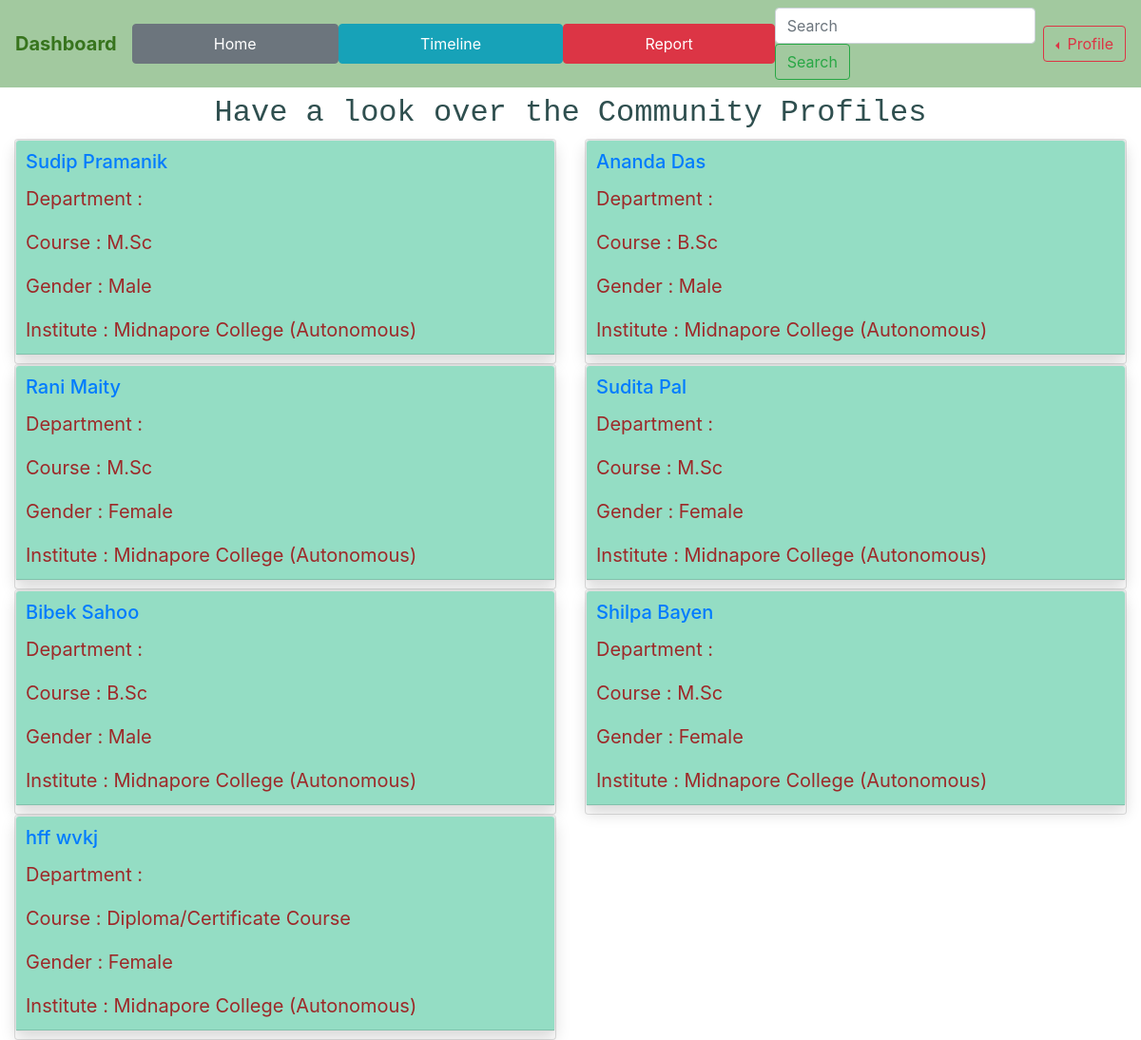
/dashboard/, run on the app's committed database.
### home/models.py (models this page shows, shortened)
class UserProfile(models.Model):
    user = models.OneToOneField(User, on_delete=models.CASCADE)
    institute = models.CharField(max_length=150, blank=False,null=False)
    course = models.CharField(max_length=150, blank=False,null=False)
    subject = models.CharField(max_length=150, blank=False,null=False)
    startingDate = models.DateField(null=False, blank=False)
    endingDate = models.DateField(null=False, blank=False)
    sex = models.CharField(max_length=10, blank=False, null=False)
    fullAddress = models.CharField(max_length=150, blank=False,null=False)
    city = models.CharField(max_length=150, blank=False,null=False)
    state = models.CharField(max_length=150, blank=False,null=False)
    zip = models.IntegerField(blank=False,null=False)

### home/views.py (the view)
# urls.py: path('dashboard/', views.dashboard, name='dashboard'),
def dashboard(request):
    profiles = UserProfile.objects.all()
    return render(request, 'dashboard.html', {'profiles':profiles})

### templates/dashboard.html (shortened to what this page needs)
{% extends 'base1.html' %}
{% block body %}
<div class="text-center my-2">
    <h2 class="text-monospace" style="color:darkslategrey">Have a look over the
        Community Profiles</h2>
</div>
<div class="container-fluid">
    <div class="row">
        {% for profile in profiles %}
        <div class="col-md-6">
            <div class="card">
                <div class="card mb-2 shadow">
                    <div class="card-header" style="background-color: #94ddc4;
                color: #9d2929;
                padding: 10px;
                font-size: 20px;">
                        <h5 class="card-title">
                            <a href="{% url 'profileDetails' profile.id %}">
                                {{ profile.user.first_name }} {{ profile.user.last_name }}
                            </a>
                        </h5>
                        <p class="card-text">Department : {{ profile.user.subject }}</p>
                        <p class="card-text">Course : {{ profile.course }}</p>
                        <p class="card-text">Gender : {{ profile.sex }}</p>
                        <p class="card-text">Institute : {{ profile.institute }}</p>
                    </div>
                </div>
            </div>
        </div>
        {% if forloop.counter|divisibleby:4 %}
    </div><div class="row">
        {% endif %}
        {% endfor %}
    </div>
</div>
{% endblock body %}

### templates/base1.html (shortened to what this page needs)
<!doctype html>
<html lang="en">
  <head>
    <link rel="stylesheet" href="https://cdn.jsdelivr.net/npm/bootstrap@4.3.1/dist/css/bootstrap.min.css">
  </head>
  <body>
    <nav class="navbar navbar-expand-lg" style="background-color: #a2c99f;">
      <span class="navbar-brand" style="color: #37741d; font-weight: bold;">Dashboard</span>
      <div class="collapse navbar-collapse" id="navbarSupportedContent">
        <ul class="navbar-nav">
          <li class="nav-item active">
            <a class="btn btn-secondary nav-link" href="/">Home<span class="sr-only">(current)</span></a>
          </li>
          <li class="nav-item">
            <a class="btn btn-info nav-link" href="#">Timeline</a>
          </li>
          <li class="nav-item">
            <a class="btn btn-danger nav-link" href="{% url 'contact' %}">Report</a>
          </li>
        </ul>
        <form class="form-inline flex-row my-2 my-lg-0">
          <input class="form-control mr-sm-2" type="search" placeholder="Search" aria-label="Search">
          <button class="btn btn-outline-success my-1 my-sm-0" type="submit">Search</button>
        </form>
      </div>
      <div class="btn-group dropleft" role="group">
        <button id="btnGroupDrop1" type="button" class="btn btn-outline-danger dropdown-toggle" data-toggle="dropdown" aria-haspopup="true" aria-expanded="false">
          Profile
        </button>
      </div>
    </nav>
    {% block body %} {% endblock body %}
  </body>
</html>

### templates/base1.html (style rules this page uses)
.navbar-nav { height: auto; width: 100%; justify-content: space-around; align-items: center; }
.navbar-nav .nav-item { flex-grow: 1; text-align: center; }
.navbar-nav .nav-link { color: #FFF; }

### data on the page
UserProfile: user.first_name "Sudip", user.last_name "Pramanik", course "M.Sc", sex "Male", institute "Midnapore College (Autonomous)"
UserProfile: user.first_name "Ananda", user.last_name "Das", course "B.Sc", sex "Male", institute "Midnapore College (Autonomous)"
UserProfile: user.first_name "Rani", user.last_name "Maity", course "M.Sc", sex "Female", institute "Midnapore College (Autonomous)"
UserProfile: user.first_name "Sudita", user.last_name "Pal", course "M.Sc", sex "Female", institute "Midnapore College (Autonomous)"
UserProfile: user.first_name "Bibek", user.last_name "Sahoo", course "B.Sc", sex "Male", institute "Midnapore College (Autonomous)"
UserProfile: user.first_name "Shilpa", user.last_name "Bayen", course "M.Sc", sex "Female", institute "Midnapore College (Autonomous)"
UserProfile: user.first_name "hff", user.last_name "wvkj", course "Diploma/Certificate Course", sex "Female", institute "Midnapore College (Autonomous)"
